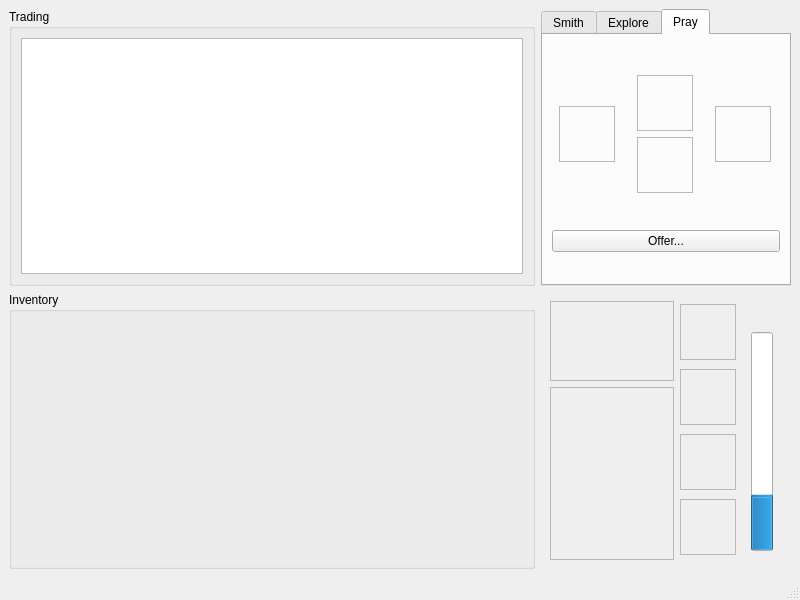
<?xml version="1.0" encoding="UTF-8"?>
<ui version="4.0">
 <class>LKMainWindow</class>
 <widget class="QMainWindow" name="LKMainWindow">
  <property name="geometry">
   <rect>
    <x>0</x>
    <y>0</y>
    <width>800</width>
    <height>600</height>
   </rect>
  </property>
  <property name="sizePolicy">
   <sizepolicy hsizetype="Fixed" vsizetype="Fixed">
    <horstretch>0</horstretch>
    <verstretch>0</verstretch>
   </sizepolicy>
  </property>
  <property name="minimumSize">
   <size>
    <width>800</width>
    <height>600</height>
   </size>
  </property>
  <property name="maximumSize">
   <size>
    <width>800</width>
    <height>600</height>
   </size>
  </property>
  <property name="windowTitle">
   <string>Exploits of Welchia</string>
  </property>
  <widget class="QWidget" name="centralwidget">
   <property name="minimumSize">
    <size>
     <width>0</width>
     <height>0</height>
    </size>
   </property>
   <property name="maximumSize">
    <size>
     <width>800</width>
     <height>600</height>
    </size>
   </property>
   <layout class="QGridLayout" name="gridLayout_2">
    <item row="0" column="0">
     <widget class="QGroupBox" name="groupBox_6">
      <property name="title">
       <string>Trading</string>
      </property>
      <layout class="QHBoxLayout" name="horizontalLayout_8">
       <item>
        <widget class="QListWidget" name="listWidget">
         <property name="sizePolicy">
          <sizepolicy hsizetype="Preferred" vsizetype="Preferred">
           <horstretch>0</horstretch>
           <verstretch>0</verstretch>
          </sizepolicy>
         </property>
        </widget>
       </item>
      </layout>
     </widget>
    </item>
    <item row="1" column="0">
     <widget class="QGroupBox" name="inventory_group">
      <property name="title">
       <string>Inventory</string>
      </property>
      <layout class="QGridLayout" name="gridLayout"/>
     </widget>
    </item>
    <item row="0" column="1">
     <widget class="QTabWidget" name="action_tabs">
      <property name="sizePolicy">
       <sizepolicy hsizetype="Preferred" vsizetype="Preferred">
        <horstretch>0</horstretch>
        <verstretch>0</verstretch>
       </sizepolicy>
      </property>
      <property name="tabPosition">
       <enum>QTabWidget::North</enum>
      </property>
      <property name="tabShape">
       <enum>QTabWidget::Rounded</enum>
      </property>
      <property name="currentIndex">
       <number>2</number>
      </property>
      <property name="elideMode">
       <enum>Qt::ElideNone</enum>
      </property>
      <property name="usesScrollButtons">
       <bool>false</bool>
      </property>
      <property name="documentMode">
       <bool>false</bool>
      </property>
      <property name="tabsClosable">
       <bool>false</bool>
      </property>
      <widget class="QWidget" name="smithing_tab">
       <property name="toolTip">
        <string>Spend materials to forge tools.</string>
       </property>
       <attribute name="title">
        <string>Smith</string>
       </attribute>
       <attribute name="toolTip">
        <string>Spend materials to forge tools, which make you more a more effective colonist.</string>
       </attribute>
       <layout class="QGridLayout" name="gridLayout_3">
        <item row="3" column="0" colspan="3">
         <widget class="QPushButton" name="smith_button">
          <property name="minimumSize">
           <size>
            <width>56</width>
            <height>0</height>
           </size>
          </property>
          <property name="maximumSize">
           <size>
            <width>16777215</width>
            <height>16777215</height>
           </size>
          </property>
          <property name="text">
           <string>Forge!</string>
          </property>
         </widget>
        </item>
        <item row="0" column="0" colspan="3">
         <layout class="QHBoxLayout" name="horizontalLayout_4">
          <item>
           <widget class="QFrame" name="smith_frame_3">
            <property name="minimumSize">
             <size>
              <width>56</width>
              <height>56</height>
             </size>
            </property>
            <property name="maximumSize">
             <size>
              <width>56</width>
              <height>56</height>
             </size>
            </property>
            <property name="frameShape">
             <enum>QFrame::StyledPanel</enum>
            </property>
            <property name="frameShadow">
             <enum>QFrame::Raised</enum>
            </property>
            <layout class="QHBoxLayout" name="horizontalLayout_2">
             <item>
              <widget class="QLabel" name="smith_label_4">
               <property name="text">
                <string/>
               </property>
              </widget>
             </item>
            </layout>
           </widget>
          </item>
          <item>
           <widget class="QWidget" name="verticalWidget_4" native="true">
            <property name="sizePolicy">
             <sizepolicy hsizetype="Fixed" vsizetype="Preferred">
              <horstretch>0</horstretch>
              <verstretch>0</verstretch>
             </sizepolicy>
            </property>
            <layout class="QVBoxLayout" name="verticalLayout_5">
             <item>
              <widget class="QFrame" name="smith_frame_0">
               <property name="sizePolicy">
                <sizepolicy hsizetype="Minimum" vsizetype="Preferred">
                 <horstretch>0</horstretch>
                 <verstretch>0</verstretch>
                </sizepolicy>
               </property>
               <property name="minimumSize">
                <size>
                 <width>56</width>
                 <height>56</height>
                </size>
               </property>
               <property name="maximumSize">
                <size>
                 <width>56</width>
                 <height>56</height>
                </size>
               </property>
               <property name="frameShape">
                <enum>QFrame::StyledPanel</enum>
               </property>
               <property name="frameShadow">
                <enum>QFrame::Raised</enum>
               </property>
               <layout class="QHBoxLayout" name="horizontalLayout_3">
                <item>
                 <widget class="QLabel" name="smith_label_0">
                  <property name="text">
                   <string/>
                  </property>
                 </widget>
                </item>
               </layout>
              </widget>
             </item>
             <item>
              <widget class="QFrame" name="smith_frame_2">
               <property name="sizePolicy">
                <sizepolicy hsizetype="Minimum" vsizetype="Preferred">
                 <horstretch>0</horstretch>
                 <verstretch>0</verstretch>
                </sizepolicy>
               </property>
               <property name="minimumSize">
                <size>
                 <width>56</width>
                 <height>56</height>
                </size>
               </property>
               <property name="maximumSize">
                <size>
                 <width>56</width>
                 <height>56</height>
                </size>
               </property>
               <property name="frameShape">
                <enum>QFrame::StyledPanel</enum>
               </property>
               <property name="frameShadow">
                <enum>QFrame::Raised</enum>
               </property>
               <layout class="QHBoxLayout" name="horizontalLayout_5">
                <item>
                 <widget class="QLabel" name="smith_label_2">
                  <property name="text">
                   <string/>
                  </property>
                 </widget>
                </item>
               </layout>
              </widget>
             </item>
            </layout>
           </widget>
          </item>
          <item>
           <widget class="QFrame" name="smith_frame_1">
            <property name="minimumSize">
             <size>
              <width>56</width>
              <height>56</height>
             </size>
            </property>
            <property name="maximumSize">
             <size>
              <width>56</width>
              <height>56</height>
             </size>
            </property>
            <property name="frameShape">
             <enum>QFrame::StyledPanel</enum>
            </property>
            <property name="frameShadow">
             <enum>QFrame::Raised</enum>
            </property>
            <layout class="QHBoxLayout" name="horizontalLayout">
             <item>
              <widget class="QLabel" name="smith_label_1">
               <property name="text">
                <string/>
               </property>
              </widget>
             </item>
            </layout>
           </widget>
          </item>
         </layout>
        </item>
       </layout>
      </widget>
      <widget class="QWidget" name="exploring_tab">
       <attribute name="title">
        <string>Explore</string>
       </attribute>
       <attribute name="toolTip">
        <string>Search the environment for useful things.</string>
       </attribute>
       <layout class="QGridLayout" name="gridLayout_4">
        <item row="0" column="0">
         <widget class="QPushButton" name="forage_button">
          <property name="minimumSize">
           <size>
            <width>0</width>
            <height>0</height>
           </size>
          </property>
          <property name="maximumSize">
           <size>
            <width>16777215</width>
            <height>16777215</height>
           </size>
          </property>
          <property name="toolTip">
           <string>Find foods and medicines, which you can use to keep your energy levels up.</string>
          </property>
          <property name="text">
           <string>Forage</string>
          </property>
         </widget>
        </item>
        <item row="1" column="0">
         <widget class="QPushButton" name="mine_button">
          <property name="toolTip">
           <string>Find earthly materials, which you can use to smith better tools.</string>
          </property>
          <property name="text">
           <string>Mine</string>
          </property>
         </widget>
        </item>
       </layout>
      </widget>
      <widget class="QWidget" name="praying_tab">
       <attribute name="title">
        <string>Pray</string>
       </attribute>
       <attribute name="toolTip">
        <string>Offer items to the Gods for a chance to be rewarded with exclusive, powerful rewards.</string>
       </attribute>
       <layout class="QVBoxLayout" name="verticalLayout_7">
        <item>
         <layout class="QHBoxLayout" name="horizontalLayout_6">
          <item>
           <widget class="QFrame" name="prayer_frame_3">
            <property name="minimumSize">
             <size>
              <width>56</width>
              <height>56</height>
             </size>
            </property>
            <property name="maximumSize">
             <size>
              <width>56</width>
              <height>56</height>
             </size>
            </property>
            <property name="frameShape">
             <enum>QFrame::StyledPanel</enum>
            </property>
            <property name="frameShadow">
             <enum>QFrame::Raised</enum>
            </property>
            <layout class="QHBoxLayout" name="horizontalLayout_12">
             <item>
              <widget class="QLabel" name="prayer_label_3">
               <property name="text">
                <string/>
               </property>
              </widget>
             </item>
            </layout>
           </widget>
          </item>
          <item>
           <widget class="QWidget" name="verticalWidget_5" native="true">
            <property name="sizePolicy">
             <sizepolicy hsizetype="Fixed" vsizetype="Preferred">
              <horstretch>0</horstretch>
              <verstretch>0</verstretch>
             </sizepolicy>
            </property>
            <layout class="QVBoxLayout" name="verticalLayout_6">
             <item>
              <widget class="QFrame" name="prayer_frame_0">
               <property name="sizePolicy">
                <sizepolicy hsizetype="Minimum" vsizetype="Preferred">
                 <horstretch>0</horstretch>
                 <verstretch>0</verstretch>
                </sizepolicy>
               </property>
               <property name="minimumSize">
                <size>
                 <width>56</width>
                 <height>56</height>
                </size>
               </property>
               <property name="maximumSize">
                <size>
                 <width>56</width>
                 <height>56</height>
                </size>
               </property>
               <property name="frameShape">
                <enum>QFrame::StyledPanel</enum>
               </property>
               <property name="frameShadow">
                <enum>QFrame::Raised</enum>
               </property>
               <layout class="QHBoxLayout" name="horizontalLayout_13">
                <item>
                 <widget class="QLabel" name="prayer_label_0">
                  <property name="text">
                   <string/>
                  </property>
                 </widget>
                </item>
               </layout>
              </widget>
             </item>
             <item>
              <widget class="QFrame" name="prayer_frame_2">
               <property name="sizePolicy">
                <sizepolicy hsizetype="Minimum" vsizetype="Preferred">
                 <horstretch>0</horstretch>
                 <verstretch>0</verstretch>
                </sizepolicy>
               </property>
               <property name="minimumSize">
                <size>
                 <width>56</width>
                 <height>56</height>
                </size>
               </property>
               <property name="maximumSize">
                <size>
                 <width>56</width>
                 <height>56</height>
                </size>
               </property>
               <property name="frameShape">
                <enum>QFrame::StyledPanel</enum>
               </property>
               <property name="frameShadow">
                <enum>QFrame::Raised</enum>
               </property>
               <layout class="QHBoxLayout" name="horizontalLayout_14">
                <item>
                 <widget class="QLabel" name="prayer_label_2">
                  <property name="text">
                   <string/>
                  </property>
                 </widget>
                </item>
               </layout>
              </widget>
             </item>
            </layout>
           </widget>
          </item>
          <item>
           <widget class="QFrame" name="prayer_frame_1">
            <property name="minimumSize">
             <size>
              <width>56</width>
              <height>56</height>
             </size>
            </property>
            <property name="maximumSize">
             <size>
              <width>56</width>
              <height>56</height>
             </size>
            </property>
            <property name="frameShape">
             <enum>QFrame::StyledPanel</enum>
            </property>
            <property name="frameShadow">
             <enum>QFrame::Raised</enum>
            </property>
            <layout class="QHBoxLayout" name="horizontalLayout_16">
             <item>
              <widget class="QLabel" name="prayer_label_1">
               <property name="text">
                <string/>
               </property>
              </widget>
             </item>
            </layout>
           </widget>
          </item>
         </layout>
        </item>
        <item>
         <widget class="QPushButton" name="pray_button">
          <property name="text">
           <string>Offer...</string>
          </property>
         </widget>
        </item>
       </layout>
      </widget>
     </widget>
    </item>
    <item row="1" column="1">
     <widget class="QWidget" name="widget" native="true">
      <property name="minimumSize">
       <size>
        <width>250</width>
        <height>0</height>
       </size>
      </property>
      <property name="maximumSize">
       <size>
        <width>250</width>
        <height>16777215</height>
       </size>
      </property>
      <layout class="QHBoxLayout" name="horizontalLayout_7">
       <item>
        <layout class="QVBoxLayout" name="verticalLayout">
         <item>
          <widget class="QFrame" name="tool_frame">
           <property name="sizePolicy">
            <sizepolicy hsizetype="Expanding" vsizetype="Preferred">
             <horstretch>0</horstretch>
             <verstretch>0</verstretch>
            </sizepolicy>
           </property>
           <property name="maximumSize">
            <size>
             <width>16777215</width>
             <height>80</height>
            </size>
           </property>
           <property name="frameShape">
            <enum>QFrame::StyledPanel</enum>
           </property>
           <property name="frameShadow">
            <enum>QFrame::Raised</enum>
           </property>
           <layout class="QHBoxLayout" name="horizontalLayout_17">
            <item>
             <widget class="QLabel" name="tool_label">
              <property name="text">
               <string/>
              </property>
             </widget>
            </item>
           </layout>
          </widget>
         </item>
         <item>
          <widget class="QFrame" name="portrait_frame">
           <property name="sizePolicy">
            <sizepolicy hsizetype="Expanding" vsizetype="Preferred">
             <horstretch>0</horstretch>
             <verstretch>0</verstretch>
            </sizepolicy>
           </property>
           <property name="frameShape">
            <enum>QFrame::StyledPanel</enum>
           </property>
           <property name="frameShadow">
            <enum>QFrame::Raised</enum>
           </property>
           <layout class="QHBoxLayout" name="horizontalLayout_18"/>
          </widget>
         </item>
        </layout>
       </item>
       <item>
        <layout class="QVBoxLayout" name="verticalLayout_2">
         <property name="sizeConstraint">
          <enum>QLayout::SetDefaultConstraint</enum>
         </property>
         <item>
          <widget class="QFrame" name="artifact_frame_0">
           <property name="minimumSize">
            <size>
             <width>56</width>
             <height>56</height>
            </size>
           </property>
           <property name="maximumSize">
            <size>
             <width>56</width>
             <height>56</height>
            </size>
           </property>
           <property name="frameShape">
            <enum>QFrame::StyledPanel</enum>
           </property>
           <property name="frameShadow">
            <enum>QFrame::Raised</enum>
           </property>
           <layout class="QHBoxLayout" name="horizontalLayout_11">
            <item>
             <widget class="QLabel" name="artifact_label_0">
              <property name="text">
               <string/>
              </property>
             </widget>
            </item>
           </layout>
          </widget>
         </item>
         <item>
          <widget class="QFrame" name="artifact_frame_1">
           <property name="minimumSize">
            <size>
             <width>56</width>
             <height>56</height>
            </size>
           </property>
           <property name="maximumSize">
            <size>
             <width>56</width>
             <height>56</height>
            </size>
           </property>
           <property name="frameShape">
            <enum>QFrame::StyledPanel</enum>
           </property>
           <property name="frameShadow">
            <enum>QFrame::Raised</enum>
           </property>
           <layout class="QHBoxLayout" name="horizontalLayout_10">
            <item>
             <widget class="QLabel" name="artifact_label_1">
              <property name="text">
               <string/>
              </property>
             </widget>
            </item>
           </layout>
          </widget>
         </item>
         <item>
          <widget class="QFrame" name="artifact_frame_2">
           <property name="minimumSize">
            <size>
             <width>56</width>
             <height>56</height>
            </size>
           </property>
           <property name="maximumSize">
            <size>
             <width>56</width>
             <height>56</height>
            </size>
           </property>
           <property name="frameShape">
            <enum>QFrame::StyledPanel</enum>
           </property>
           <property name="frameShadow">
            <enum>QFrame::Raised</enum>
           </property>
           <layout class="QHBoxLayout" name="horizontalLayout_9">
            <item>
             <widget class="QLabel" name="artifact_label_2">
              <property name="text">
               <string/>
              </property>
             </widget>
            </item>
           </layout>
          </widget>
         </item>
         <item>
          <widget class="QFrame" name="artifact_frame_3">
           <property name="minimumSize">
            <size>
             <width>56</width>
             <height>56</height>
            </size>
           </property>
           <property name="maximumSize">
            <size>
             <width>56</width>
             <height>56</height>
            </size>
           </property>
           <property name="frameShape">
            <enum>QFrame::StyledPanel</enum>
           </property>
           <property name="frameShadow">
            <enum>QFrame::Raised</enum>
           </property>
           <layout class="QHBoxLayout" name="horizontalLayout_15">
            <item>
             <widget class="QLabel" name="artifact_label_3">
              <property name="text">
               <string/>
              </property>
             </widget>
            </item>
           </layout>
          </widget>
         </item>
        </layout>
       </item>
       <item>
        <layout class="QVBoxLayout" name="verticalLayout_3">
         <item>
          <widget class="QWidget" name="widget_2" native="true">
           <layout class="QVBoxLayout" name="verticalLayout_4">
            <item>
             <widget class="QLabel" name="energy_icon">
              <property name="sizePolicy">
               <sizepolicy hsizetype="Fixed" vsizetype="Fixed">
                <horstretch>16</horstretch>
                <verstretch>16</verstretch>
               </sizepolicy>
              </property>
              <property name="minimumSize">
               <size>
                <width>16</width>
                <height>16</height>
               </size>
              </property>
              <property name="text">
               <string/>
              </property>
              <property name="pixmap">
               <pixmap resource="../../images.qrc">:/assets/img/icons/leaf.png</pixmap>
              </property>
              <property name="scaledContents">
               <bool>false</bool>
              </property>
              <property name="alignment">
               <set>Qt::AlignCenter</set>
              </property>
              <property name="margin">
               <number>5</number>
              </property>
             </widget>
            </item>
            <item>
             <widget class="QProgressBar" name="energy_bar">
              <property name="sizePolicy">
               <sizepolicy hsizetype="Minimum" vsizetype="Preferred">
                <horstretch>0</horstretch>
                <verstretch>0</verstretch>
               </sizepolicy>
              </property>
              <property name="value">
               <number>24</number>
              </property>
              <property name="textVisible">
               <bool>false</bool>
              </property>
              <property name="orientation">
               <enum>Qt::Vertical</enum>
              </property>
             </widget>
            </item>
           </layout>
          </widget>
         </item>
        </layout>
       </item>
      </layout>
     </widget>
    </item>
   </layout>
  </widget>
  <widget class="QMenuBar" name="menubar">
   <property name="geometry">
    <rect>
     <x>0</x>
     <y>0</y>
     <width>800</width>
     <height>30</height>
    </rect>
   </property>
  </widget>
  <widget class="QStatusBar" name="statusbar"/>
 </widget>
 <resources>
  <include location="../../images.qrc"/>
 </resources>
 <connections/>
</ui>
